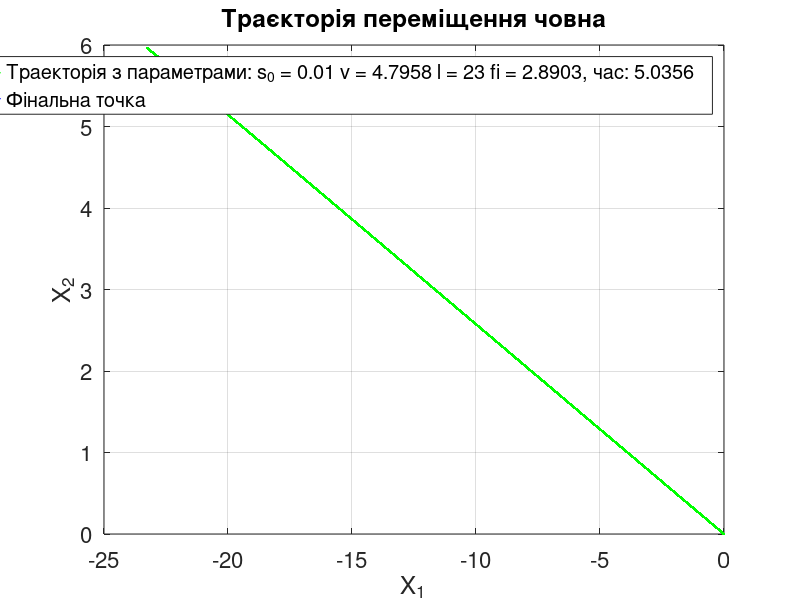

Reproduce this figure in MATLAB.

% вхідні дані
n = 23;
s_0 = 0.01;
v = sqrt(23);
l = 23;
fi = pi * 23 / 25;


disp('INPUT DATA');
disp(['n = ', num2str(n)]);
disp(['s_0 = ', num2str(s_0)]);
disp(['v = ', num2str(v)]);
disp(['l = ', num2str(l)]);
disp(['fi = ', num2str(fi)]);


% стартові координати човна
x_1 = 0;
x_2 = 0;

N = 10000
tau = (l / v) / N;
disp(['tau = ', num2str(tau)]);

x_1_values = zeros(1, N+1);
x_2_values = zeros(1, N+1);

function [u_1, u_2] = calculate_control(x_1, x_2, s_0, v, l, fi, tau)

    % формула для λ
    lambda = sqrt((l*cos(fi) - x_1 - s_0 * x_2 * tau)^2 +
    (l*sin(fi) - x_2)^2) * v * tau - v^2 * tau^2;

    % формули для u1, u2
    u_1 = ((l*cos(fi) - x_1 - s_0 * x_2 * tau) * v * tau) / (lambda + v^2 * tau^2);
    u_2 = ((l*sin(fi) - x_2) * v * tau) / (lambda + v^2 * tau^2);
end



for i = 1:N

    [u_1, u_2] = calculate_control(x_1, x_2, s_0, v, l, fi, tau);

    % формули для x1, x2
    x_1 = x_1 + (s_0 * x_2 + v * u_1) * tau;
    x_2 = x_2 + v * u_2 * tau;

    x_1_values(i+1) = x_1;
    x_2_values(i+1) = x_2;
end


k = 500
for i = 1:k

    [u_1, u_2] = calculate_control(x_1_values(N), x_2_values(N), s_0, v, l, fi, tau);

    % формули для x1, x2
    x_1 = x_1 + (s_0 * x_2 + v * u_1) * tau;
    x_2 = x_2 + v * u_2 * tau;

    x_1_values(i+N+1) = x_1;
    x_2_values(i+N+1) = x_2;
end

time = l/v/N*(N+k);

% графік
plot(x_1_values, x_2_values, 'g.-', 'DisplayName', ['Траекторія з параметрами: s_0 = ', num2str(s_0), ' v = ', num2str(v), ' l = ', num2str(l), ' fi = ', num2str(fi), ', час: ', num2str(time)]);
hold on;
plot(l*cos(fi), l*sin(fi), 'b', 'MarkerSize', 12, 'DisplayName', ['Фінальна точка']);
xlabel('X_1', 'FontSize', 20);
ylabel('X_2', 'FontSize', 20);
title('Траєкторія переміщення човна', 'FontSize', 20);
grid on;
set(gca, 'FontSize', 16);
legend('show');

